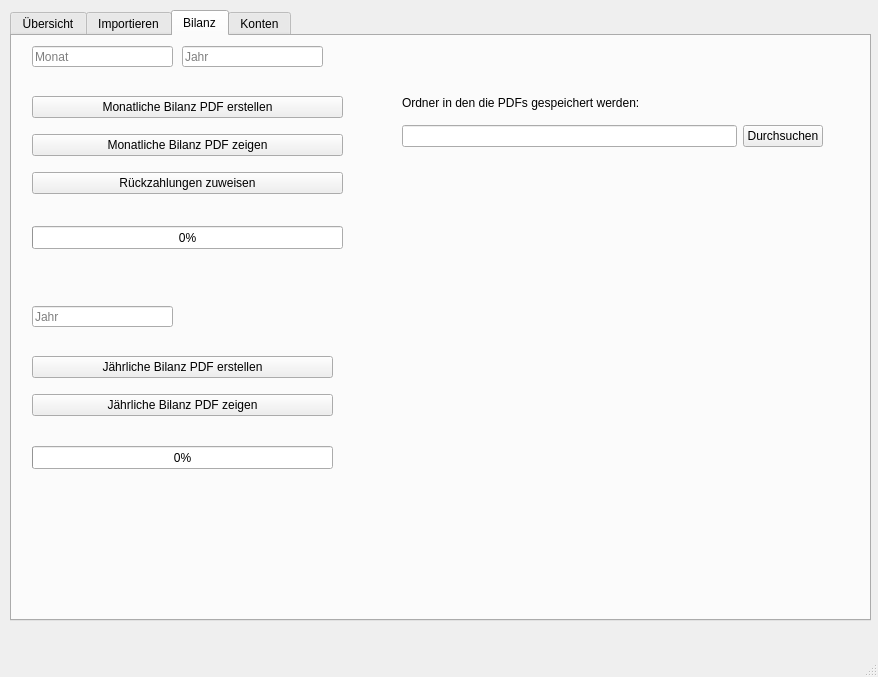
<?xml version="1.0" encoding="UTF-8"?>
<ui version="4.0">
 <class>MainWindow</class>
 <widget class="QMainWindow" name="MainWindow">
  <property name="geometry">
   <rect>
    <x>0</x>
    <y>0</y>
    <width>878</width>
    <height>677</height>
   </rect>
  </property>
  <property name="windowTitle">
   <string>Money Manager</string>
  </property>
  <widget class="QWidget" name="centralwidget">
   <widget class="QTabWidget" name="centralWidget">
    <property name="geometry">
     <rect>
      <x>10</x>
      <y>10</y>
      <width>861</width>
      <height>611</height>
     </rect>
    </property>
    <property name="currentIndex">
     <number>2</number>
    </property>
    <widget class="QWidget" name="transactsTab">
     <attribute name="title">
      <string>Übersicht</string>
     </attribute>
     <widget class="QTableView" name="transactsTableView">
      <property name="geometry">
       <rect>
        <x>10</x>
        <y>120</y>
        <width>831</width>
        <height>451</height>
       </rect>
      </property>
      <attribute name="verticalHeaderVisible">
       <bool>false</bool>
      </attribute>
     </widget>
     <widget class="QLineEdit" name="filterLineEdit1">
      <property name="geometry">
       <rect>
        <x>10</x>
        <y>90</y>
        <width>41</width>
        <height>21</height>
       </rect>
      </property>
     </widget>
     <widget class="QLineEdit" name="filterLineEdit2">
      <property name="geometry">
       <rect>
        <x>60</x>
        <y>90</y>
        <width>61</width>
        <height>21</height>
       </rect>
      </property>
     </widget>
     <widget class="QLineEdit" name="filterLineEdit3">
      <property name="geometry">
       <rect>
        <x>130</x>
        <y>90</y>
        <width>191</width>
        <height>21</height>
       </rect>
      </property>
     </widget>
     <widget class="QLineEdit" name="filterLineEdit4">
      <property name="geometry">
       <rect>
        <x>331</x>
        <y>90</y>
        <width>191</width>
        <height>21</height>
       </rect>
      </property>
     </widget>
     <widget class="QLineEdit" name="filterLineEdit5">
      <property name="geometry">
       <rect>
        <x>530</x>
        <y>90</y>
        <width>41</width>
        <height>21</height>
       </rect>
      </property>
     </widget>
     <widget class="QLineEdit" name="filterLineEdit6">
      <property name="geometry">
       <rect>
        <x>580</x>
        <y>90</y>
        <width>51</width>
        <height>21</height>
       </rect>
      </property>
     </widget>
     <widget class="QLineEdit" name="filterLineEdit7">
      <property name="geometry">
       <rect>
        <x>640</x>
        <y>90</y>
        <width>81</width>
        <height>21</height>
       </rect>
      </property>
     </widget>
     <widget class="QLineEdit" name="filterLineEdit8">
      <property name="geometry">
       <rect>
        <x>730</x>
        <y>90</y>
        <width>101</width>
        <height>21</height>
       </rect>
      </property>
     </widget>
     <widget class="QWidget" name="horizontalLayoutWidget_2">
      <property name="geometry">
       <rect>
        <x>10</x>
        <y>40</y>
        <width>500</width>
        <height>41</height>
       </rect>
      </property>
      <layout class="QHBoxLayout" name="horizontalLayout_2">
       <item>
        <widget class="QPushButton" name="allTransactsButton">
         <property name="enabled">
          <bool>true</bool>
         </property>
         <property name="text">
          <string>Alle Transaktionen</string>
         </property>
        </widget>
       </item>
       <item>
        <widget class="QDateEdit" name="startDateEdit">
         <property name="dateTime">
          <datetime>
           <hour>0</hour>
           <minute>0</minute>
           <second>0</second>
           <year>2021</year>
           <month>1</month>
           <day>1</day>
          </datetime>
         </property>
         <property name="date">
          <date>
           <year>2021</year>
           <month>1</month>
           <day>1</day>
          </date>
         </property>
        </widget>
       </item>
       <item>
        <widget class="QDateEdit" name="endDateEdit">
         <property name="locale">
          <locale language="German" country="Germany"/>
         </property>
         <property name="date">
          <date>
           <year>2021</year>
           <month>2</month>
           <day>1</day>
          </date>
         </property>
        </widget>
       </item>
       <item>
        <widget class="QPushButton" name="refreshButton">
         <property name="text">
          <string>Aktualisieren</string>
         </property>
        </widget>
       </item>
      </layout>
     </widget>
    </widget>
    <widget class="QWidget" name="importTab">
     <attribute name="title">
      <string>Importieren</string>
     </attribute>
     <widget class="QTableWidget" name="taggingTableWidget">
      <property name="enabled">
       <bool>true</bool>
      </property>
      <property name="geometry">
       <rect>
        <x>20</x>
        <y>375</y>
        <width>401</width>
        <height>31</height>
       </rect>
      </property>
      <property name="sizePolicy">
       <sizepolicy hsizetype="Expanding" vsizetype="Expanding">
        <horstretch>0</horstretch>
        <verstretch>0</verstretch>
       </sizepolicy>
      </property>
      <property name="verticalScrollBarPolicy">
       <enum>Qt::ScrollBarAlwaysOff</enum>
      </property>
      <property name="horizontalScrollBarPolicy">
       <enum>Qt::ScrollBarAlwaysOff</enum>
      </property>
      <property name="sizeAdjustPolicy">
       <enum>QAbstractScrollArea::AdjustIgnored</enum>
      </property>
      <property name="rowCount">
       <number>1</number>
      </property>
      <property name="columnCount">
       <number>4</number>
      </property>
      <attribute name="horizontalHeaderVisible">
       <bool>false</bool>
      </attribute>
      <attribute name="horizontalHeaderHighlightSections">
       <bool>true</bool>
      </attribute>
      <attribute name="verticalHeaderVisible">
       <bool>false</bool>
      </attribute>
      <row/>
      <column/>
      <column/>
      <column/>
      <column/>
     </widget>
     <widget class="QLabel" name="importProgressLabel">
      <property name="enabled">
       <bool>true</bool>
      </property>
      <property name="geometry">
       <rect>
        <x>20</x>
        <y>415</y>
        <width>449</width>
        <height>21</height>
       </rect>
      </property>
      <property name="text">
       <string/>
      </property>
     </widget>
     <widget class="QWidget" name="gridLayoutWidget">
      <property name="geometry">
       <rect>
        <x>20</x>
        <y>50</y>
        <width>521</width>
        <height>231</height>
       </rect>
      </property>
      <layout class="QGridLayout" name="gridLayout">
       <item row="0" column="0" alignment="Qt::AlignVCenter">
        <widget class="QLabel" name="importPathLabel">
         <property name="maximumSize">
          <size>
           <width>16777215</width>
           <height>15</height>
          </size>
         </property>
         <property name="text">
          <string>Ordner über den neue Dateien importiert werden:</string>
         </property>
        </widget>
       </item>
       <item row="2" column="0" alignment="Qt::AlignHCenter">
        <widget class="QPushButton" name="activateImportButton">
         <property name="maximumSize">
          <size>
           <width>200</width>
           <height>16777215</height>
          </size>
         </property>
         <property name="text">
          <string>Import aktivieren</string>
         </property>
        </widget>
       </item>
       <item row="1" column="0">
        <widget class="QLineEdit" name="browseFolderEdit">
         <property name="text">
          <string>/Users/lorisschmit1/Movements</string>
         </property>
        </widget>
       </item>
       <item row="6" column="0" alignment="Qt::AlignHCenter">
        <widget class="QPushButton" name="importButton">
         <property name="maximumSize">
          <size>
           <width>200</width>
           <height>16777215</height>
          </size>
         </property>
         <property name="text">
          <string>Importieren</string>
         </property>
        </widget>
       </item>
       <item row="1" column="1">
        <widget class="QPushButton" name="browseFolderButton">
         <property name="text">
          <string>Durchsuchen</string>
         </property>
        </widget>
       </item>
       <item row="5" column="1">
        <widget class="QPushButton" name="browseFileButton">
         <property name="styleSheet">
          <string notr="true"/>
         </property>
         <property name="text">
          <string>Durchsuchen</string>
         </property>
        </widget>
       </item>
       <item row="4" column="0">
        <widget class="QLabel" name="importPathLabel_2">
         <property name="maximumSize">
          <size>
           <width>16777215</width>
           <height>15</height>
          </size>
         </property>
         <property name="text">
          <string>Einzelne Datei importieren:</string>
         </property>
        </widget>
       </item>
       <item row="5" column="0">
        <widget class="QLineEdit" name="browseFileEdit">
         <property name="text">
          <string>/Users/lorisschmit1/Movements/Umsaetze_DE22660908000007898649_2021.10.09.csv</string>
         </property>
        </widget>
       </item>
       <item row="3" column="0" alignment="Qt::AlignHCenter">
        <widget class="QLabel" name="label">
         <property name="font">
          <font>
           <pointsize>20</pointsize>
           <weight>50</weight>
           <bold>false</bold>
          </font>
         </property>
         <property name="text">
          <string>oder</string>
         </property>
        </widget>
       </item>
      </layout>
     </widget>
     <widget class="QWidget" name="gridLayoutWidget_2">
      <property name="geometry">
       <rect>
        <x>20</x>
        <y>445</y>
        <width>441</width>
        <height>125</height>
       </rect>
      </property>
      <layout class="QGridLayout" name="gridLayout_2">
       <item row="3" column="0">
        <widget class="QLineEdit" name="tagReferenceEdit">
         <property name="inputMask">
          <string/>
         </property>
         <property name="text">
          <string/>
         </property>
        </widget>
       </item>
       <item row="0" column="0">
        <widget class="QLabel" name="label_2">
         <property name="enabled">
          <bool>true</bool>
         </property>
         <property name="text">
          <string>Kategorie:</string>
         </property>
        </widget>
       </item>
       <item row="1" column="1">
        <widget class="QPushButton" name="taggingEnterButton">
         <property name="enabled">
          <bool>true</bool>
         </property>
         <property name="text">
          <string>Bestätigen</string>
         </property>
        </widget>
       </item>
       <item row="1" column="0">
        <widget class="QLineEdit" name="taggingLineEdit">
         <property name="enabled">
          <bool>true</bool>
         </property>
        </widget>
       </item>
       <item row="3" column="2">
        <widget class="QPushButton" name="notSaveTagButton">
         <property name="text">
          <string>Nein</string>
         </property>
        </widget>
       </item>
       <item row="3" column="1">
        <widget class="QPushButton" name="saveTagButton">
         <property name="text">
          <string>Speichern</string>
         </property>
        </widget>
       </item>
       <item row="2" column="0">
        <widget class="QLabel" name="label_4">
         <property name="text">
          <string>Speichern als:</string>
         </property>
        </widget>
       </item>
      </layout>
     </widget>
     <widget class="QLabel" name="accountDetectedLabel">
      <property name="geometry">
       <rect>
        <x>20</x>
        <y>290</y>
        <width>401</width>
        <height>20</height>
       </rect>
      </property>
      <property name="text">
       <string/>
      </property>
     </widget>
     <widget class="QLabel" name="label_5">
      <property name="geometry">
       <rect>
        <x>20</x>
        <y>330</y>
        <width>141</width>
        <height>31</height>
       </rect>
      </property>
      <property name="font">
       <font>
        <pointsize>20</pointsize>
       </font>
      </property>
      <property name="text">
       <string>Kategorisieren</string>
      </property>
     </widget>
     <widget class="Line" name="line">
      <property name="geometry">
       <rect>
        <x>20</x>
        <y>310</y>
        <width>511</width>
        <height>16</height>
       </rect>
      </property>
      <property name="font">
       <font>
        <weight>75</weight>
        <bold>true</bold>
       </font>
      </property>
      <property name="frameShadow">
       <enum>QFrame::Sunken</enum>
      </property>
      <property name="lineWidth">
       <number>2</number>
      </property>
      <property name="orientation">
       <enum>Qt::Horizontal</enum>
      </property>
     </widget>
     <widget class="QLabel" name="label_6">
      <property name="geometry">
       <rect>
        <x>20</x>
        <y>10</y>
        <width>141</width>
        <height>31</height>
       </rect>
      </property>
      <property name="font">
       <font>
        <pointsize>20</pointsize>
       </font>
      </property>
      <property name="text">
       <string>Importieren</string>
      </property>
     </widget>
    </widget>
    <widget class="QWidget" name="balanceTab">
     <attribute name="title">
      <string>Bilanz</string>
     </attribute>
     <widget class="QLineEdit" name="monthEdit">
      <property name="geometry">
       <rect>
        <x>20</x>
        <y>10</y>
        <width>141</width>
        <height>21</height>
       </rect>
      </property>
      <property name="placeholderText">
       <string>Monat</string>
      </property>
     </widget>
     <widget class="QLineEdit" name="yearEdit">
      <property name="geometry">
       <rect>
        <x>170</x>
        <y>10</y>
        <width>141</width>
        <height>21</height>
       </rect>
      </property>
      <property name="placeholderText">
       <string>Jahr</string>
      </property>
     </widget>
     <widget class="QWidget" name="verticalLayoutWidget">
      <property name="geometry">
       <rect>
        <x>20</x>
        <y>50</y>
        <width>311</width>
        <height>121</height>
       </rect>
      </property>
      <layout class="QVBoxLayout" name="verticalLayout">
       <item>
        <widget class="QPushButton" name="CreateBalanceButton">
         <property name="text">
          <string>Monatliche Bilanz PDF erstellen</string>
         </property>
        </widget>
       </item>
       <item>
        <widget class="QPushButton" name="showBalanceSheetButton">
         <property name="text">
          <string>Monatliche Bilanz PDF zeigen</string>
         </property>
        </widget>
       </item>
       <item>
        <widget class="QPushButton" name="AssignPaybackButton">
         <property name="text">
          <string>Rückzahlungen zuweisen</string>
         </property>
        </widget>
       </item>
      </layout>
     </widget>
     <widget class="QProgressBar" name="monthlySheetCreationProgressBar">
      <property name="geometry">
       <rect>
        <x>20</x>
        <y>190</y>
        <width>311</width>
        <height>23</height>
       </rect>
      </property>
      <property name="value">
       <number>0</number>
      </property>
     </widget>
     <widget class="QLabel" name="progressBarMonthLabel">
      <property name="geometry">
       <rect>
        <x>20</x>
        <y>180</y>
        <width>311</width>
        <height>16</height>
       </rect>
      </property>
      <property name="text">
       <string/>
      </property>
     </widget>
     <widget class="QWidget" name="gridLayoutWidget_3">
      <property name="geometry">
       <rect>
        <x>390</x>
        <y>50</y>
        <width>421</width>
        <height>61</height>
       </rect>
      </property>
      <layout class="QGridLayout" name="gridLayout_3">
       <item row="1" column="0">
        <widget class="QLineEdit" name="balanceSheetFolderEdit"/>
       </item>
       <item row="1" column="1">
        <widget class="QPushButton" name="balanceSheetFolderButton">
         <property name="text">
          <string>Durchsuchen</string>
         </property>
        </widget>
       </item>
       <item row="0" column="0">
        <widget class="QLabel" name="label_7">
         <property name="text">
          <string>Ordner in den die PDFs gespeichert werden:</string>
         </property>
        </widget>
       </item>
      </layout>
     </widget>
     <widget class="QWidget" name="verticalLayoutWidget_2">
      <property name="geometry">
       <rect>
        <x>20</x>
        <y>310</y>
        <width>301</width>
        <height>81</height>
       </rect>
      </property>
      <layout class="QVBoxLayout" name="verticalLayout_2">
       <item>
        <widget class="QPushButton" name="createYearlyBalanceButton">
         <property name="text">
          <string>Jährliche Bilanz PDF erstellen</string>
         </property>
        </widget>
       </item>
       <item>
        <widget class="QPushButton" name="showYearlyBalanceSheetButton">
         <property name="text">
          <string>Jährliche Bilanz PDF zeigen</string>
         </property>
        </widget>
       </item>
      </layout>
     </widget>
     <widget class="QProgressBar" name="yearlySheetCreationProgressBar">
      <property name="geometry">
       <rect>
        <x>20</x>
        <y>410</y>
        <width>301</width>
        <height>23</height>
       </rect>
      </property>
      <property name="value">
       <number>0</number>
      </property>
     </widget>
     <widget class="QLineEdit" name="yearlySheetEdit">
      <property name="geometry">
       <rect>
        <x>20</x>
        <y>270</y>
        <width>141</width>
        <height>21</height>
       </rect>
      </property>
      <property name="placeholderText">
       <string>Jahr</string>
      </property>
     </widget>
     <widget class="QLabel" name="progressBarLabel">
      <property name="geometry">
       <rect>
        <x>20</x>
        <y>400</y>
        <width>301</width>
        <height>16</height>
       </rect>
      </property>
      <property name="text">
       <string/>
      </property>
     </widget>
    </widget>
    <widget class="QWidget" name="accountsTab">
     <attribute name="title">
      <string>Konten</string>
     </attribute>
     <widget class="QLabel" name="label_3">
      <property name="geometry">
       <rect>
        <x>20</x>
        <y>30</y>
        <width>60</width>
        <height>16</height>
       </rect>
      </property>
      <property name="text">
       <string>Konten:</string>
      </property>
     </widget>
     <widget class="QWidget" name="horizontalLayoutWidget">
      <property name="geometry">
       <rect>
        <x>20</x>
        <y>200</y>
        <width>371</width>
        <height>41</height>
       </rect>
      </property>
      <layout class="QHBoxLayout" name="horizontalLayout">
       <item>
        <widget class="QPushButton" name="createAccountButton">
         <property name="text">
          <string>Konto hinzufügen</string>
         </property>
        </widget>
       </item>
       <item>
        <widget class="QPushButton" name="deleteAccountButton">
         <property name="text">
          <string>Konto löschen</string>
         </property>
        </widget>
       </item>
      </layout>
     </widget>
     <widget class="QListWidget" name="accountsListWidget">
      <property name="geometry">
       <rect>
        <x>20</x>
        <y>50</y>
        <width>371</width>
        <height>141</height>
       </rect>
      </property>
     </widget>
    </widget>
   </widget>
  </widget>
  <widget class="QMenuBar" name="menubar">
   <property name="geometry">
    <rect>
     <x>0</x>
     <y>0</y>
     <width>878</width>
     <height>24</height>
    </rect>
   </property>
  </widget>
  <widget class="QStatusBar" name="statusbar"/>
 </widget>
 <resources/>
 <connections/>
</ui>
